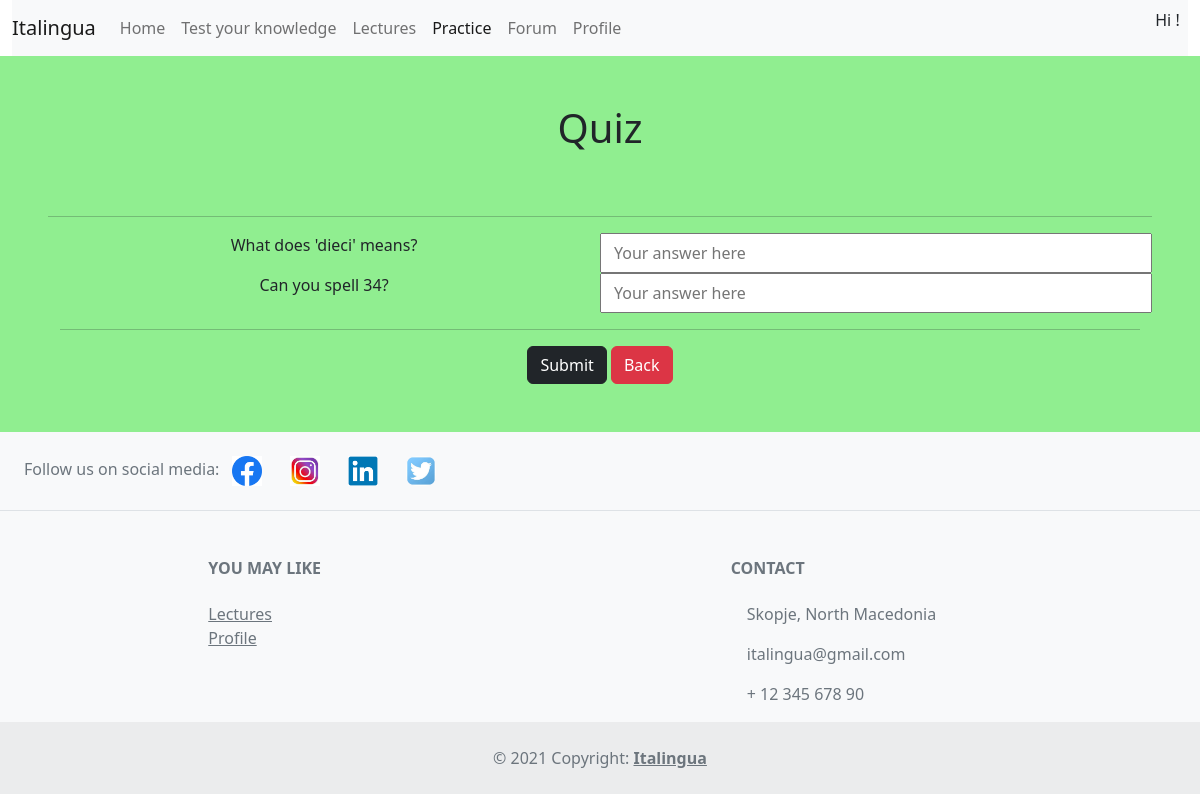
The page /quiz on the database its author committed.
### Italingua/models.py (models this page shows)
class QuizQuestions(models.Model):
    quiz = models.ForeignKey(Quiz, on_delete=models.CASCADE)
    quizName = models.CharField(max_length=20, default=None)
    question1 = models.CharField(max_length=100)
    question2 = models.CharField(max_length=100)

### Italingua/views.py (the view)
# urls.py: path('quiz', quiz, name='quiz'),
def quiz(request):
    prasanja = QuizQuestions.objects.all()
    context = {"prasanja": prasanja}
    return render(request, 'quiz.html', context)

### Italingua/templates/quiz.html (shortened to what this page needs)
{% load static %}
<!DOCTYPE html>
<html lang="en">
<head>
        <link href="https://cdn.jsdelivr.net/npm/bootstrap@5.2.0-beta1/dist/css/bootstrap.min.css" rel="stylesheet">
</head>
<body>
<div class="container-fluid">
    <nav class="navbar navbar-expand-lg navbar-light bg-light">
      <a class="navbar-brand" href="/home">Italingua</a>
      <div class="collapse navbar-collapse" id="navbarNav">
        <ul class="navbar-nav">
          <li class="nav-item active">
            <a class="nav-link" href="/home">Home</a>
          </li>
          <li class="nav-item">
            <a class="nav-link"  href="/test">Test your knowledge</a>
          </li>
          <li class="nav-item">
            <a class="nav-link" href="/lectures">Lectures</a>
          </li>
          <li class="nav-item">
            <a class="nav-link active" href="/practice">Practice</a>
          </li>
          <li class="nav-item">
            <a class="nav-link" href="/forum">Forum</a>
          </li>
            <li class="nav-item">
            <a class="nav-link" href="/profile">Profile</a>
          </li>
        </ul>
                    <div style="margin-left: auto">
            <p>Hi {{ person.0.name }}! &nbsp</p>
        </div>
      </div>
    </nav>
</div>
<div class="container-fluid text-dark p-5 background" style="background-color: lightgreen">
<h1 class="text-center pb-5">Quiz</h1>
    <hr>
        <div class="container-fluid text-center">
            <div class="row row-cols-1 row-cols-md-2">
                {% for p in prasanja %}
                    <p>{{ p.question1 }}</p>
                    <input type="text" placeholder="Your answer here">
                    <p>{{ p.question2 }}</p>
                    <input type="text" placeholder="Your answer here">
                {% endfor %}
            </div>
        <hr>
            <a href="/practice" class="btn btn-dark">Submit</a>
            <a href="/practice" class="btn btn-danger ">Back</a>
        </div>
</div>
<footer class="text-center text-lg-start bg-light text-muted">
  <section
    class="d-flex justify-content-center justify-content-lg-between p-4 border-bottom">
    <div class="me-5 d-none d-lg-block">
      <span>Follow us on social media:</span> &nbsp
      <a href="" class="me-4 text-reset"><img style="width: 30px; height: 30px"></a>
      <a href="" class="me-4 text-reset"><img style="width: 30px; height: 30px"></a>
      <a href="" class="me-4 text-reset"><img style="width: 30px; height: 30px"></a>
      <a href="" class="me-4 text-reset"><img style="width: 30px; height: 30px; border-radius: 10px"></a>
    </div>
  </section>
    <section class="">
    <div class="container text-center text-md-start mt-5">
      <div class="row mt-3">
        <div class="col-md-3 col-lg-2 col-xl-2 mx-auto mb-4">
          <h6 class="text-uppercase fw-bold mb-4">
            You may like
          </h6>
          <p>
            <a href="/lectures" class="text-reset">Lectures</a> <br>
            <a href="/profile" class="text-reset">Profile</a>
          </p>
        </div>
        <div class="col-md-4 col-lg-3 col-xl-3 mx-auto mb-md-0 mb-4">
          <h6 class="text-uppercase fw-bold mb-4">
            Contact
          </h6>
          <p> Skopje, North Macedonia</p>
          <p>
            italingua@gmail.com
          </p>
          <p> + 12 345 678 90</p>
        </div>
      </div>
    </div>
  </section>
  <div class="text-center p-4" style="background-color: rgba(0, 0, 0, 0.05);">
    © 2021 Copyright:
    <a class="text-reset fw-bold" href="">Italingua</a>
  </div>
</footer>
</body>
</html>

### rows shown on the page
QuizQuestions: question1 "What does 'dieci' means?", question2 "Can you spell 34?"
